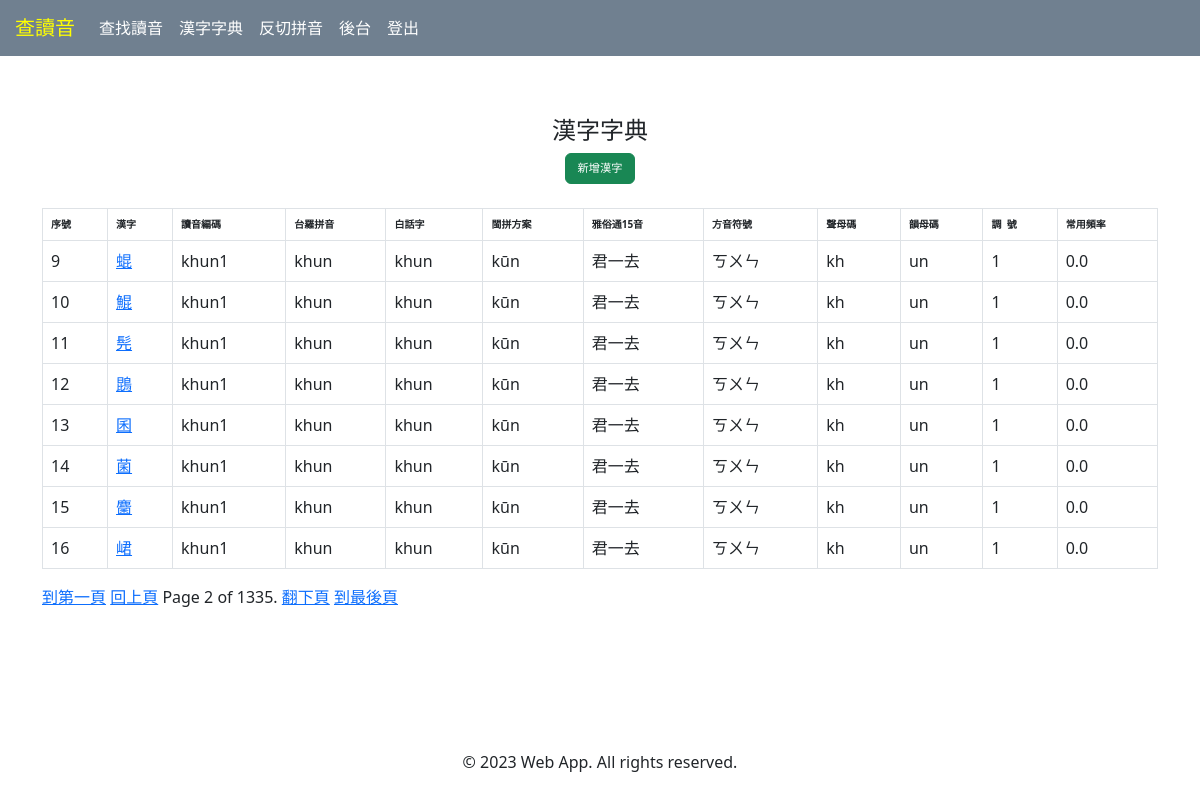
/han_ji_dict/?page=2, run on the app's committed database.
### han_ji_dict/models.py (models this page shows, shortened)
class HanJi(models.Model):
    han_ji = models.CharField(max_length=2, default='')
    chu_im = models.CharField(max_length=10, default='')
    freq = models.FloatField(default=0.0)
    siann = models.CharField(max_length=2, default='')
    un = models.CharField(max_length=5, default='')
    tiau = models.IntegerField(default=0)
    old_chu_im = models.CharField(max_length=10, null=True)
    sni_siann = models.CharField(max_length=10, default='')
    sni_un = models.CharField(max_length=10, default='')
    def is_chu_im_tone(self):
        last_char = self.chu_im[-1]
        return last_char.isdigit()
    def split_chu_im(self):
        result = []
        siann_pattern = re.compile(r"(b|tsh|ts|g|h|j|kh|k|l|m|ng|n|ph|p|s|th|t|q)?")
        siann_match = siann_pattern.match(self.chu_im)
        if siann_match:
            siann_bu = siann_match.group()
        else:
            siann_bu = ""
        if self.is_chu_im_tone():
            un_bu = self.chu_im[len(siann_bu): -1]
            tiau = self.chu_im[-1]
        result += [siann_bu]
        result += [un_bu]
        result += [tiau]
        return result
    def get_sip_ngoo_im_chu_im(self):
        siann = self.split_chu_im()[0]
        un = self.split_chu_im()[1]
        tiau = self.split_chu_im()[2]
        sip_ngoo_im = SipNgooIm()
        return sip_ngoo_im.get_chu_im(siann, un, tiau)
    def get_tai_lo_chu_im(self):
        siann = self.split_chu_im()[0]
        un = self.split_chu_im()[1]
        tiau = self.split_chu_im()[2]
        chu_im_method = TaiLo()
        return chu_im_method.get_chu_im(siann, un, tiau)
    def get_peh_oe_ji_chu_im(self):
        siann = self.split_chu_im()[0]
        un = self.split_chu_im()[1]
        tiau = self.split_chu_im()[2]
        chu_im_method = PehOeJi()
        return chu_im_method.get_chu_im(siann, un, tiau)
    def get_ban_phing_chu_im(self):
        siann = self.split_chu_im()[0]
        un = self.split_chu_im()[1]
        tiau = self.split_chu_im()[2]
        chu_im_method = BanPhing()
        return chu_im_method.get_chu_im(siann, un, tiau)
    def get_fong_yim_fu_ho_chu_im(self):
        siann = self.split_chu_im()[0]
        un = self.split_chu_im()[1]
        tiau = self.split_chu_im()[2]
        chu_im_method = FongYimFuHo()
        return chu_im_method.get_chu_im(siann, un, tiau)

### han_ji_dict/views.py (the view)
# urls.py: path('', views.HanJiListView.as_view(), name='home'),
class HanJiListView(ListView):
    model = HanJi
    template_name = 'han_ji_dict/index.html'
    paginate_by = 8

### han_ji_dict/ban_phing_lo_ma_ji.py (called while the page is built)
    def get_siann_bu(self, siann):
        return self.siann_bu_dict[siann]

    def get_un_bu(self, un):
        return self.un_bu_dict[un]

    def convert_trandication_tiau(self, tiau):
        return self.trandication_tiau_dict[tiau]

    def get_vowel_idx(self, vowel, syllable):
        return syllable.index(vowel)

    def get_primary_vowel(self, syllable):
        vowels = [
            'a',
            'e',
            'o',
            'i',
            'u',
            'm',
            'n',
        ]
        primary_vowel = None
        for vowel in vowels:
            if vowel in syllable:
                if primary_vowel is None or vowels.index(vowel) < vowels.index(
                    primary_vowel
                ):
                    primary_vowel = vowel
        return primary_vowel

    def _find_accented_vowel(self, un_bu, tiau):
        for vowel, accent_map in self.accent_mapping.items():
            if vowel in un_bu:
                un_bu = un_bu.replace(vowel, accent_map[tiau])
                break
        return un_bu

### han_ji_dict/fong_yim_fu_ho.py (called while the page is built)
    def get_siann_bu(self, siann, un):
        if siann == "ts" and un.startswith("i"):
            return "ㄐ"
        elif siann == "tsh" and un.startswith("i"):
            return "ㄑ"
        elif siann == "s" and un.startswith("i"):
            return "ㄒ"
        elif siann == "j" and un.startswith("i"):
            return "ㆢ"
        else:
            return self.siann_bu_dict[siann]

    def get_un_bu(self, un):
        return self.un_bu_dict[un]

    def get_tiau_ho(self, tiau):
        return self.tiau_dict[tiau]

    def get_chu_im(self, siann, un, tiau):
        siann_bu = self.get_siann_bu(siann, un).strip()
        un_bu = self.get_un_bu(un)
        tiau_fu = self.get_tiau_ho(int(tiau))
        chu_im = f"{siann_bu}{un_bu}{tiau_fu}"
        return chu_im

### han_ji_dict/peh_oe_ji.py (called while the page is built)
    def get_siann_bu(self, siann):
        return self.siann_bu_dict[siann]

    def get_un_bu(self, un):
        return self.un_bu_dict[un]

    def get_vowel_idx(self, vowel, syllable):
        return syllable.index(vowel)

### han_ji_dict/sip_ngoo_im.py (called while the page is built)
    def get_siann_bu(self, siann):
        return self.siann_bu_dict[siann]

    def get_un_bu(self, un, tiau):
        if tiau in (4, 8):
            un_bu = self.un_bu_dict[un][1]
        else:
            un_bu = self.un_bu_dict[un][0]
        return un_bu

    def get_tiau_ho(self, tiau):
        return self.tiau_dict[tiau]

### han_ji_dict/tai_uan_lo_ma_ji.py (called while the page is built)
    def get_siann_bu(self, siann):
        return self.siann_bu_dict[siann]

    def get_un_bu(self, un):
        return self.un_bu_dict[un]

### han_ji_dict/templates/han_ji_dict/index.html (shortened to what this page needs)
{% extends "han_ji_dict/base.html" %}
{% load mathfilters %}
{% block han_ji_dict_content %}
<div class="text-center">
    <h4>漢字字典</h4>
    <a href="{% url 'han_ji_dict:create' %}" class="btn btn-success"
       style="font-size: 70%;">
        新增漢字
    </a>
</div>
<br>
<table class="table table-bordered">
    <thead style="font-size: 10px; color: darkblue; background-color: lightgrey;">
        <tr>
            <th>序號</th>
            <th>漢字</th>
            <th>讀音編碼</th>
            <th>台羅拼音</th>
            <th>白話字</th>
            <th>閩拼方案</th>
            <th>雅俗通15音</th>
            <th>方音符號</th>
            <th>聲母碼</th>
            <th>韻母碼</th>
            <th>調&nbsp;&nbsp;號</th>
            <th>常用頻率</th>
        </tr>
    </thead>
    <tbody>
        {% for han_ji in object_list %}
        <tr>
            {% with page_offset=page_obj.number|add:-1|mul:page_obj.paginator.per_page %}
                <td>{{ forloop.counter|add:page_offset }}</td>
            {% endwith %}
            <td>
                <a href="{% url 'han_ji_dict:detail' han_ji.pk %}">{{ han_ji.han_ji }}</a>
            </td>
            <td>{{ han_ji.chu_im }}</td>
            <td>{{ han_ji.get_tai_lo_chu_im }}</td>
            <td>{{ han_ji.get_peh_oe_ji_chu_im }}</td>
            <td>{{ han_ji.get_ban_phing_chu_im }}</td>
            <td>{{ han_ji.get_sip_ngoo_im_chu_im }}</td>
            <td>{{ han_ji.get_fong_yim_fu_ho_chu_im }}</td>
            <td>{{ han_ji.siann }}</td>
            <td>{{ han_ji.un }}</td>
            <td>{{ han_ji.tiau }}</td>
            <td>{{ han_ji.freq }}</td>
        </tr>
        {% endfor %}
    </tbody>
</table>
{% include "pagination.html" with page=page_obj %}
{% endblock %}

### static/css/site.css (style rules this page uses)
html { height: 100%; }
body { display: flex; flex-direction: column; min-height: 100%; }

### han_ji_dict/static/han_ji_dict/css/han_ji_dict.css (style rules this page uses)
body { background-color: white; }

### data on the page
HanJi: han_ji "蜫", chu_im "khun1", get_tai_lo_chu_im "khun", get_peh_oe_ji_chu_im "khun", get_ban_phing_chu_im "kūn", get_sip_ngoo_im_chu_im "君一去", get_fong_yim_fu_ho_chu_im "ㄎㄨㄣ", siann "kh", un "un", tiau "1", freq "0.0"
HanJi: han_ji "鯤", chu_im "khun1", get_tai_lo_chu_im "khun", get_peh_oe_ji_chu_im "khun", get_ban_phing_chu_im "kūn", get_sip_ngoo_im_chu_im "君一去", get_fong_yim_fu_ho_chu_im "ㄎㄨㄣ", siann "kh", un "un", tiau "1", freq "0.0"
HanJi: han_ji "髡", chu_im "khun1", get_tai_lo_chu_im "khun", get_peh_oe_ji_chu_im "khun", get_ban_phing_chu_im "kūn", get_sip_ngoo_im_chu_im "君一去", get_fong_yim_fu_ho_chu_im "ㄎㄨㄣ", siann "kh", un "un", tiau "1", freq "0.0"
HanJi: han_ji "鵾", chu_im "khun1", get_tai_lo_chu_im "khun", get_peh_oe_ji_chu_im "khun", get_ban_phing_chu_im "kūn", get_sip_ngoo_im_chu_im "君一去", get_fong_yim_fu_ho_chu_im "ㄎㄨㄣ", siann "kh", un "un", tiau "1", freq "0.0"
HanJi: han_ji "囷", chu_im "khun1", get_tai_lo_chu_im "khun", get_peh_oe_ji_chu_im "khun", get_ban_phing_chu_im "kūn", get_sip_ngoo_im_chu_im "君一去", get_fong_yim_fu_ho_chu_im "ㄎㄨㄣ", siann "kh", un "un", tiau "1", freq "0.0"
HanJi: han_ji "菌", chu_im "khun1", get_tai_lo_chu_im "khun", get_peh_oe_ji_chu_im "khun", get_ban_phing_chu_im "kūn", get_sip_ngoo_im_chu_im "君一去", get_fong_yim_fu_ho_chu_im "ㄎㄨㄣ", siann "kh", un "un", tiau "1", freq "0.0"
HanJi: han_ji "麕", chu_im "khun1", get_tai_lo_chu_im "khun", get_peh_oe_ji_chu_im "khun", get_ban_phing_chu_im "kūn", get_sip_ngoo_im_chu_im "君一去", get_fong_yim_fu_ho_chu_im "ㄎㄨㄣ", siann "kh", un "un", tiau "1", freq "0.0"
HanJi: han_ji "峮", chu_im "khun1", get_tai_lo_chu_im "khun", get_peh_oe_ji_chu_im "khun", get_ban_phing_chu_im "kūn", get_sip_ngoo_im_chu_im "君一去", get_fong_yim_fu_ho_chu_im "ㄎㄨㄣ", siann "kh", un "un", tiau "1", freq "0.0"

### other printed values
{{ page.number }} "2"
{{ page.paginator.num_pages }} "1335"
